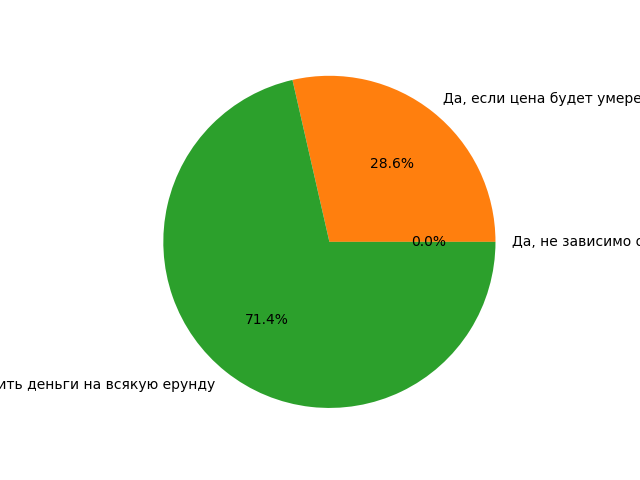

Python code for this plot:
# Социологический опрос на тему:"Социальные сети"
# 12.	Будете ли Вы пользоваться социальными сетями, если они станут платными?

import matplotlib.pyplot as plt

labels = 'Да, не зависимо от цены', 'Да, если цена будет умеренной', 'Нет, не собираюсь тратить деньги на всякую ерунду'
sizes = [0,2,5]

fig, ax = plt.subplots()
ax.pie(sizes, labels=labels, autopct='%1.1f%%')
ax.axis('equal')

plt.show()
